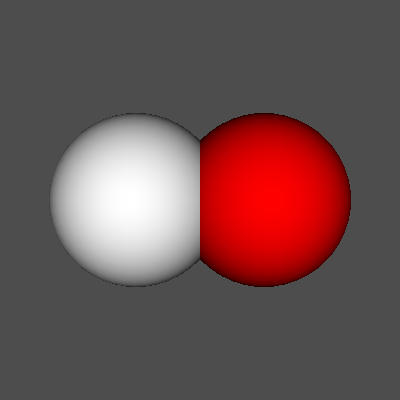

This chart was generated by the following Python code:
#!/usr/bin/env python

# Demonstrate contouring on multi-component image data using
# vtkContourFilter with SetArrayComponent to select components.

# Factory overrides
import vtkmodules.vtkInteractionStyle  # noqa: F401
import vtkmodules.vtkRenderingOpenGL2  # noqa: F401

from vtkmodules.vtkFiltersCore import vtkContourFilter
from vtkmodules.vtkImagingCore import vtkImageAppendComponents
from vtkmodules.vtkImagingSources import vtkImageGaussianSource
from vtkmodules.vtkRenderingCore import (
    vtkActor,
    vtkPolyDataMapper,
    vtkRenderWindow,
    vtkRenderWindowInteractor,
    vtkRenderer,
)

# Two Gaussian sources at different centers
gaussian_source_1 = vtkImageGaussianSource()
gaussian_source_1.SetWholeExtent(0, 31, 0, 31, 0, 31)
gaussian_source_1.SetCenter(10, 16, 16)
gaussian_source_1.SetMaximum(1000)
gaussian_source_1.SetStandardDeviation(7)

gaussian_source_2 = vtkImageGaussianSource()
gaussian_source_2.SetWholeExtent(0, 31, 0, 31, 0, 31)
gaussian_source_2.SetCenter(22, 16, 16)
gaussian_source_2.SetMaximum(1000)
gaussian_source_2.SetStandardDeviation(7)

# Combine into a two-component image
append_components = vtkImageAppendComponents()
append_components.AddInputConnection(gaussian_source_1.GetOutputPort())
append_components.AddInputConnection(gaussian_source_2.GetOutputPort())

# Contour component 0
contour_filter_1 = vtkContourFilter()
contour_filter_1.SetInputConnection(append_components.GetOutputPort())
contour_filter_1.SetValue(0, 500)
contour_filter_1.SetArrayComponent(0)

# Contour component 1
contour_filter_2 = vtkContourFilter()
contour_filter_2.SetInputConnection(append_components.GetOutputPort())
contour_filter_2.SetValue(0, 500)
contour_filter_2.SetArrayComponent(1)

# Mapper/actor for component 0 (white)
mapper_1 = vtkPolyDataMapper()
mapper_1.SetInputConnection(contour_filter_1.GetOutputPort())
mapper_1.SetScalarRange(0, 1)
mapper_1.SetScalarVisibility(0)
mapper_1.Update()

actor_1 = vtkActor()
actor_1.SetMapper(mapper_1)
actor_1.GetProperty().SetColor(1, 1, 1)

# Mapper/actor for component 1 (red)
mapper_2 = vtkPolyDataMapper()
mapper_2.SetInputConnection(contour_filter_2.GetOutputPort())
mapper_2.SetScalarRange(0, 1)
mapper_2.SetScalarVisibility(0)

actor_2 = vtkActor()
actor_2.SetMapper(mapper_2)
actor_2.GetProperty().SetColor(1, 0, 0)

# Renderer
renderer = vtkRenderer()
renderer.AddActor(actor_1)
renderer.AddActor(actor_2)
renderer.SetBackground(0.3, 0.3, 0.3)

# Window
render_window = vtkRenderWindow()
render_window.AddRenderer(renderer)
render_window.SetSize(400, 400)
render_window.SetWindowName("multiple component contour")

# Scene
renderer.ResetCamera()

# Interactor
interactor = vtkRenderWindowInteractor()
interactor.SetRenderWindow(render_window)

interactor.Initialize()
interactor.Start()
